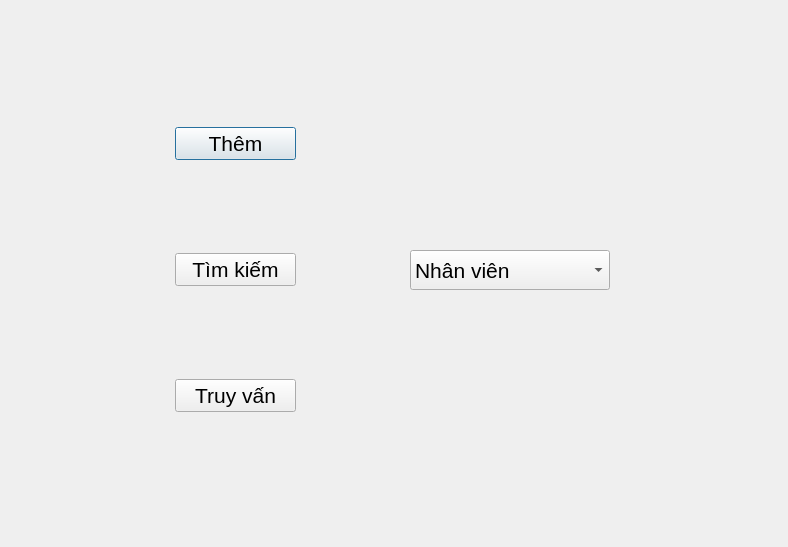
<?xml version="1.0" encoding="UTF-8"?>
<ui version="4.0">
 <class>Dialog</class>
 <widget class="QDialog" name="Dialog">
  <property name="geometry">
   <rect>
    <x>0</x>
    <y>0</y>
    <width>788</width>
    <height>547</height>
   </rect>
  </property>
  <property name="windowTitle">
   <string>Phần mềm quản lý chi nhánh ngân hàng</string>
  </property>
  <widget class="QComboBox" name="comboBox">
   <property name="geometry">
    <rect>
     <x>410</x>
     <y>250</y>
     <width>200</width>
     <height>40</height>
    </rect>
   </property>
   <property name="font">
    <font>
     <pointsize>16</pointsize>
    </font>
   </property>
   <item>
    <property name="text">
     <string>Nhân viên</string>
    </property>
   </item>
   <item>
    <property name="text">
     <string>Khách hàng</string>
    </property>
   </item>
   <item>
    <property name="text">
     <string>Tài khoản</string>
    </property>
   </item>
   <item>
    <property name="text">
     <string>Giao dịch</string>
    </property>
   </item>
  </widget>
  <widget class="QWidget" name="layoutWidget">
   <property name="geometry">
    <rect>
     <x>175</x>
     <y>40</y>
     <width>121</width>
     <height>461</height>
    </rect>
   </property>
   <layout class="QVBoxLayout" name="verticalLayout">
    <item>
     <widget class="QPushButton" name="pushButton">
      <property name="font">
       <font>
        <pointsize>16</pointsize>
       </font>
      </property>
      <property name="text">
       <string>Thêm</string>
      </property>
     </widget>
    </item>
    <item>
     <widget class="QPushButton" name="pushButton_2">
      <property name="font">
       <font>
        <pointsize>16</pointsize>
       </font>
      </property>
      <property name="text">
       <string>Tìm kiếm</string>
      </property>
     </widget>
    </item>
    <item>
     <widget class="QPushButton" name="pushButton_3">
      <property name="font">
       <font>
        <pointsize>16</pointsize>
       </font>
      </property>
      <property name="text">
       <string>Truy vấn</string>
      </property>
     </widget>
    </item>
   </layout>
  </widget>
 </widget>
 <resources/>
 <connections/>
</ui>
